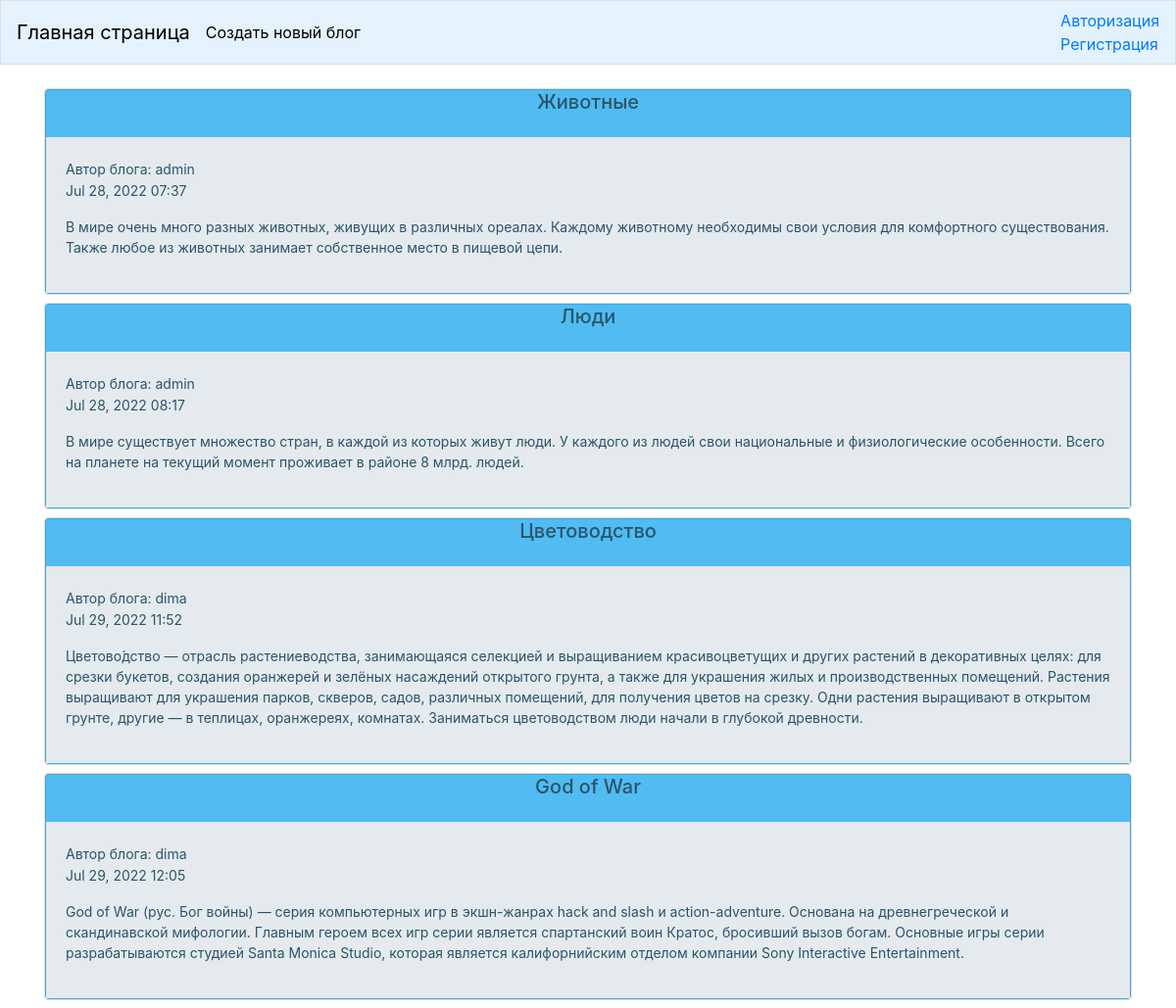
The page / on the database its author committed.
### blogs/models.py (models this page shows, shortened)
class BlogPost(models.Model):
    title = models.CharField(max_length=50, help_text='Введите название блога')
    text = models.TextField(help_text='Введите содержимое блога')
    date_added = models.DateTimeField(auto_now_add=True)
    owner = models.ForeignKey(User, on_delete=models.CASCADE)

### blogs/views.py (the view)
# urls.py: path('', views.main_page, name='main_page'),
def main_page(request):
    blogs = BlogPost.objects.all()
    context = {'blogs': blogs}
    return render(request, 'blogs/main_page.html', context)

### blogs/templates/blogs/main_page.html (shortened to what this page needs)
{% load bootstrap4 %}
<!DOCTYPE html>
<html lang="ru">
<head>
    {% bootstrap_css %}
</head>
<body>
    <nav class="navbar mb-4 border" style="background-color: #e3f2fd;">
        <a class="navbar-brand" style="color: black" href="{% url 'blogs:main_page' %}">Главная страница</a>
        <a class="navbar-text" style="color: black" href="{% url 'blogs:new_blog' %}">Создать новый блог</a>
        <div class="navbar-nav ml-auto">
            <ul class="navbar-nav ml-auto">
                {% if user.is_authenticated %}
                    <li class="nav-item">Добро пожаловать, {{user.username}}!</li>
                    <li class="nav-item">
                        <a class="navbar-text" href="{% url 'users:logout' %}">Выйти из системы</a>
                    </li>
                {% else %}
                    <li class="nav-item"><a href="{% url 'users:login' %}">Авторизация</a></li>
                    <li class="nav-item"><a href="{% url 'users:register' %}">Регистрация</a></li>
                {% endif %}
            </ul>
        </div>
    </nav>
    {% block content %}
    <main role="main" class="container ">
        {% for blog in blogs %}
            <div class="card mv-3 mb-2 border-bottom ">
                <div class="card header" style="background-color: #50bcf2; color: #2c5469">
                    <h5 align="center"> {{ blog.title|linebreaks }}</h5>
                    <div class="card-body" style="background-color: #e4eaed">
                                <small>
                                    Автор блога: {{blog.owner}}
                                    <p>{{ blog.date_added|date:'M d, Y H:i' }}</p>
                                    <p>{{ blog.text|linebreaks }}</p>
                                </small>
                    </div>
                </div>
            </div>
        {% endfor %}
    </main>
    {% endblock content %}
</body>
</html>

### rows shown on the page
BlogPost: title "Животные", owner "admin", date_added "Jul 28, 2022 07:37", text "В мире очень много разных животных, живущих в различных ореалах. Каждому животному необходимы свои условия для комфортного существования. Также любое из животных занимает собственное место в пищевой цепи."
BlogPost: title "Люди", owner "admin", date_added "Jul 28, 2022 08:17", text "В мире существует множество стран, в каждой из которых живут люди. У каждого из людей свои национальные и физиологические особенности. Всего на планете на текущий момент проживает в районе 8 млрд. людей."
BlogPost: title "Цветоводство", owner "dima", date_added "Jul 29, 2022 11:52", text "Цветово́дство — отрасль растениеводства, занимающаяся селекцией и выращиванием красивоцветущих и других растений в декоративных целях: для срезки букетов, создания оранжерей и зелёных насаждений открытого грунта, а также для украшения жилых и производственных помещений. Растения выращивают для украшения парков, скверов, садов, различных помещений, для получения цветов на срезку. Одни растения выращивают в открытом грунте, другие — в теплицах, оранжереях, комнатах. Заниматься цветоводством люди начали в глубокой древности."
BlogPost: title "God of War", owner "dima", date_added "Jul 29, 2022 12:05", text "God of War (рус. Бог войны) — серия компьютерных игр в экшн-жанрах hack and slash и action-adventure. Основана на древнегреческой и скандинавской мифологии. Главным героем всех игр серии является спартанский воин Кратос, бросивший вызов богам. Основные игры серии разрабатываются студией Santa Monica Studio, которая является калифорнийским отделом компании Sony Interactive Entertainment."
